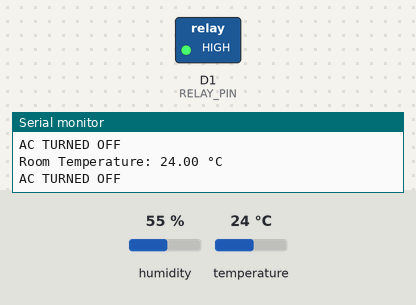
Recording of a sketch running on a simulated ESP8266 (NodeMCU). Parts: switched loads named in the sketch (green lamp = pin HIGH), the last lines printed to the serial monitor. The test bench sets the inputs (shaded band); at power-on: temperature 24 °C, humidity 55 %.

Above: at 5.8 s.
5.9 s: temperature set to 32.6 °C
11.9 s: temperature set to 33.6 °C
At 15.4 s:
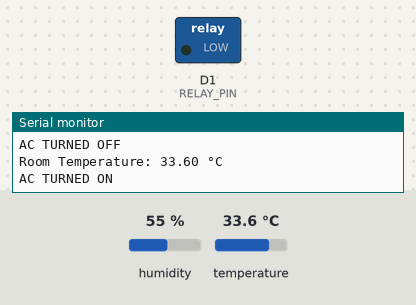
17.9 s: temperature set to 12 °C
At 20.6 s:
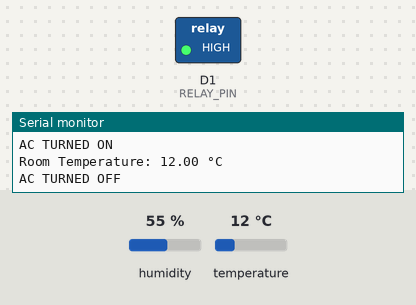
23.9 s: temperature set to 33 °C
At 25.8 s:
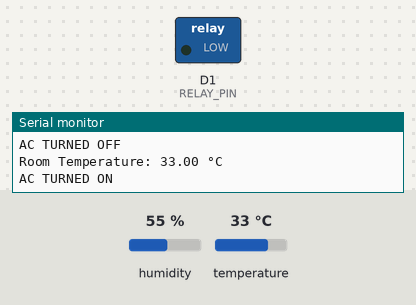
Timing chart, 0 to 27.3 s (numbered marks = the images above; inputs shaded):
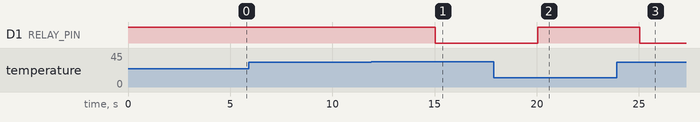

The sketch:

Smart_AC_Automation.ino
```cpp
#include <ESP8266WiFi.h>
#include <DHT.h>

// ----------- Pin Definitions -----------
#define DHTPIN D4        // DHT22 data pin
#define DHTTYPE DHT22    // Sensor type
#define RELAY_PIN D1     // Relay control pin

// ----------- Threshold -----------
#define TEMP_THRESHOLD 33.0   // Temperature to turn AC ON

DHT dht(DHTPIN, DHTTYPE);

void setup() {
  Serial.begin(9600);
  dht.begin();

  pinMode(RELAY_PIN, OUTPUT);
  digitalWrite(RELAY_PIN, HIGH);  // Relay OFF initially (active LOW relay assumed)

  Serial.println("Smart AC Automation System Started");
}

void loop() {
  float temperature = dht.readTemperature();

  if (isnan(temperature)) {
    Serial.println("Failed to read from DHT sensor!");
    delay(2000);
    return;
  }

  Serial.print("Room Temperature: ");
  Serial.print(temperature);
  Serial.println(" °C");

  if (temperature >= TEMP_THRESHOLD) {
    digitalWrite(RELAY_PIN, LOW);   // Turn AC ON
    Serial.println("AC TURNED ON");
  } else {
    digitalWrite(RELAY_PIN, HIGH);  // Turn AC OFF
    Serial.println("AC TURNED OFF");
  }

  delay(5000);  // Check every 5 seconds
}
```

Measured:
- the behaviour switches between 32.9 and 33 °C on temperature (found by bisection; images 0 and 1)
- after the input at 11.9 s, D1 (RELAY_PIN): HIGH → LOW after 3.1 s
- after the input at 17.9 s, D1 (RELAY_PIN): LOW → HIGH after 2.1 s
- after the input at 23.9 s, D1 (RELAY_PIN): HIGH → LOW after 1.1 s
